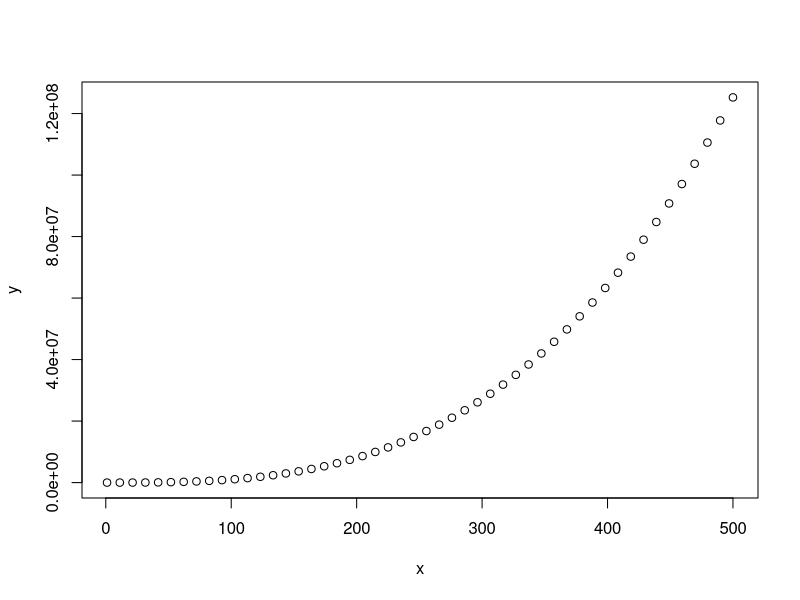

The R source for this figure: (Note: this script raises an error after producing the figure.)
## ---- chunk 1
set.seed(1)
## ---- chunk 2
n <- 50
M <- 500
x <- seq(1,M,len=n)
X <- cbind(1,x,x^2,x^3)
beta <- matrix(c(1,1,1,1),4,1)
y <- X%*%beta+rnorm(n,sd=1)
plot(x,y)
solve(crossprod(X))%*%crossprod(X,y)

tail(X)
crossprod(X)
QR <- qr(X)
Q <- qr.Q( QR )
R <- qr.R( QR )

backsolve(R,crossprod(Q,y))

plot(x,y)
fitted <- tcrossprod(Q)%*%y
lines(x,fitted,col=2)

## ---- chunk 3
qr.X <- qr(X)
R <- qr.R(qr.X)
Q <- qr.Q(qr.X)
betahat <- backsolve(R, crossprod(Q,y) )
betahat
